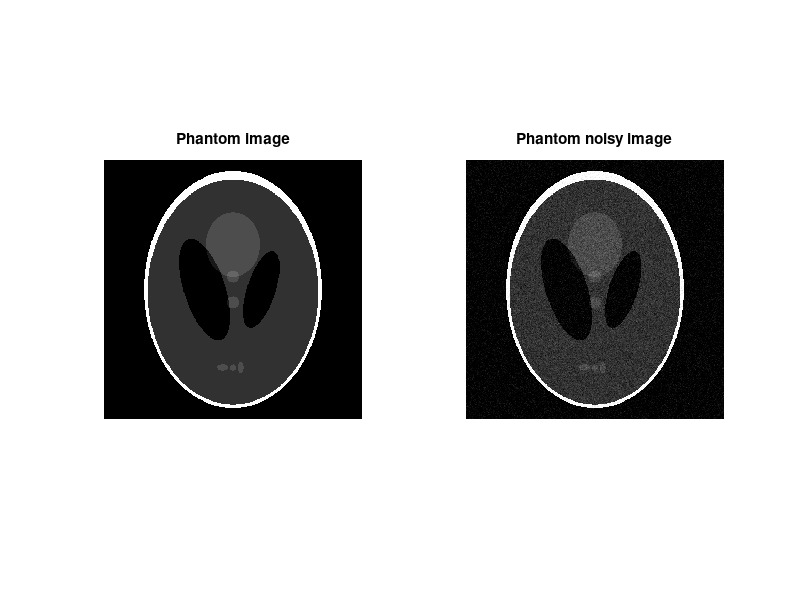

Here is the MATLAB script that generated this plot: (Note: this script raises an error after producing the figure.)
%% Question1
clc;
clear;
img = phantom('Modified Shepp-Logan',500);
img_noise=imnoise(img,'gaussian',0,0.0025);
% plot

figure()
subplot(1,2,1);
imshow(img);
title("Phantom image");
subplot(1,2,2)
imshow(img_noise);
title("Phantom noisy image");

%b
out=NLM(img_noise);

% plot

figure()
subplot(1,3,1);
imshow(img);
title("Phantom image");
subplot(1,3,2)
imshow(img_noise);
title("Phantom noisy image");
subplot(1,3,3)
imshow(out);
title("Phantom noisy image after NLM filter");


%c
SNR_nlm=SNR(img,out)
SNR_noise=SNR(img,img_noise)
epi_nlm=EPI(img,out)
epi_noise=EPI(img,img_noise)
%% Question 2
clc;
clear;
img = phantom('Modified Shepp-Logan',500);
img_noise=imnoise(img,'gaussian',0,0.0025);

out=bilateral_filter(img_noise);
% plot

figure()
subplot(1,3,1);
imshow(img);
title("Phantom image");
subplot(1,3,2)
imshow(img_noise);
title("Phantom noisy image");
subplot(1,3,3)
imshow(out);
title("Phantom noisy image after bilateral filter");


%c
SNR_bil=SNR(img,out)
SNR_noise=SNR(img,img_noise)
SNR_bil=EPI(img,out)
epi_noise=EPI(img,img_noise)
%% Question 3
clc;
clear;
img = phantom('Modified Shepp-Logan',500);
img_noise=imnoise(img,'gaussian',0,0.0025);
out=total_variation(img_noise,0.001,10,100);

% plot

figure()
subplot(1,3,1);
imshow(img);
title("Phantom image");
subplot(1,3,2)
imshow(img_noise);
title("Phantom noisy image");
subplot(1,3,3)
imshow(out);
title("Phantom noisy image after total variation with dt=0.001");


%c
SNR_TV=SNR(img,out)
SNR_noise=SNR(img,img_noise)
SNR_TV=EPI(img,out)
epi_noise=EPI(img,img_noise)
%% function
function out=total_variation(img,dt,landa,iteration)

[n,m]=size(img);

delta_pos_x=zeros(n,m);
delta_neg_x=zeros(n,m);
delta_pos_y=zeros(n,m);
delta_neg_y=zeros(n,m);

u_before=img;
for ite=1:iteration
    
       
       delta_pos_x(1:end-1,:)=u_before(2:end,:)-u_before(1:end-1,:);
       delta_neg_x(2:end,:)=u_before(2:end,:)-u_before(1:end-1,:);
       delta_pos_y(:,1:end-1)=u_before(:,2:end)-u_before(:,1:end-1);
       delta_neg_y(:,2:end)=u_before(:,2:end)-u_before(:,1:end-1);
       
       m_x=((sign(delta_pos_x.*u_before)+sign(delta_neg_x.*u_before))/2).*(min(abs(delta_pos_x.*u_before),abs(delta_neg_x.*u_before)));
       m_y=((sign(delta_pos_y.*u_before)+sign(delta_neg_y.*u_before)/2)).*(min(abs(delta_pos_y.*u_before),abs(delta_neg_y.*u_before)));
       
       num1=delta_pos_x.*u_before;
       num2=delta_pos_y.*u_before;
       denum1=sqrt((delta_pos_x.*u_before).^2+m_y.^2+eps);
       denum2=sqrt((delta_pos_y.*u_before).^2+m_x.^2+eps);
       temp1=num1./denum1;
       temp2=num2./denum2;
       final_temp1=zeros(n,m);
       final_temp2=zeros(n,m);
       final_temp1(2:end,:)=temp1(2:end,:)-temp1(1:end-1,:);
       final_temp2(:,2:end)=temp2(:,2:end)-temp2(:,1:end-1);
       
       u_new=u_before+dt*(final_temp1+final_temp2)+landa*dt*(img-u_before);
       
       
        
     
    % boundary conditions
    u_new(1,:)=u_new(2,:);
    u_new(end,:)=u_new(end-1,:);
    u_new(:,1)=u_new(:,2);
    u_new(:,end)=u_new(:,end-1);
    
    u_before=u_new;
end
out=u_before;

end
function out=NLM(img)

[n,m]=size(img);
hv=0.1;
Gp= fspecial('gaussian',3,hv);
Gp = Gp / sum(sum(Gp));
 
out=zeros(n,m);
for i=5:1:n-5
    for j=5:1:m-5
        sum1=0;
        denum=0;
       
        dist=0;
        wmax=0;
        for k=-3:1:3
            for s=-3:1:3
           if(k==0 && s==0) 
               continue; 
           end
           W_org=img(i-1:i+1,j-1:j+1);
           W=img(i+k-1:i+k+1,j+s-1:j+s+1);
           dist=((W_org-W).*(W_org-W));
           dist_Gp=Gp.*dist;
           dist_final=sum(sum(dist_Gp));
           patch= exp(-(dist_final)/(hv*hv));
           sum1=sum1+(img(i+k,j+s).*patch);
           %denum=denum+sum(patch,'all');
           denum=denum+patch;
           if dist_final>wmax                
                    wmax=dist_final;                   
                end
            end
        end
            sum1=sum1+wmax*img(i,j);
            denum=denum+wmax;
        if denum > 0
            out(i,j)=sum1/denum;
        else
            out(i,j) = img(i,j);
        end       
        
    end
    
end
%figure()
%imshow(out);
end
function snr = SNR( X , Y)
x2 = X .* X;
temp1 = sum(x2,'all');
x_y =( X - Y).^2;
temp2 = sum(x_y , 'all');
snr = 10 * log( temp1 / temp2)/log(10);
end
function out=bilateral_filter(img)

[n,m]=size(img);
hx=0.1;
hv=0.1;
%serch window
h=10;
out=zeros(n,m);
for i=12:1:n-12
    for j=12:1:m-12
        sum1=0;
        denum=0;
       
     
        for k=-h:1:h
            for s=-h:1:h
           if(i<=h+2)
               i1=i+1;
           else
               i1=k;
           end
           if(j<=h+2)
               j1=j+1;
           else
               j1=s;
           end
           if(i>=n-h-2)
               i1=i-(n-h-2);
           else
               i1=k;
           end
           if(j>=m-h-2)
               j1=j-(m-h-2);
           else
               j1=s;
           end
           
           W_org=img(i-1:i+1,j-1:j+1);
           W=img(i+i1-1:i+i1+1,j+j1-1:j+j1+1);
           
           %G_hg
           dist=((W_org-W).*(W_org-W));
           dist_G_hg=sum(sum(dist));
           G_hg= exp(-(dist_G_hg)/(2*hv*hv));
           
           %G_hx
           
           dist_x=(i1^2+j1^2)*ones(3) ;
           dist_G_hx=sum(sum(dist));
           G_hx= exp(-(dist_G_hg)/(2*hx*hx));
           
           sum1=sum1+(img(i+i1,j+j1).*(G_hx* G_hg));
           %denum=denum+sum(patch,'all');
           denum=denum+G_hx* G_hg;
 
            end
        end
           
        if denum > 0
            out(i,j)=sum1/denum;
        else
            out(i,j) = img(i,j);
        end       
        
    end
    
end
end